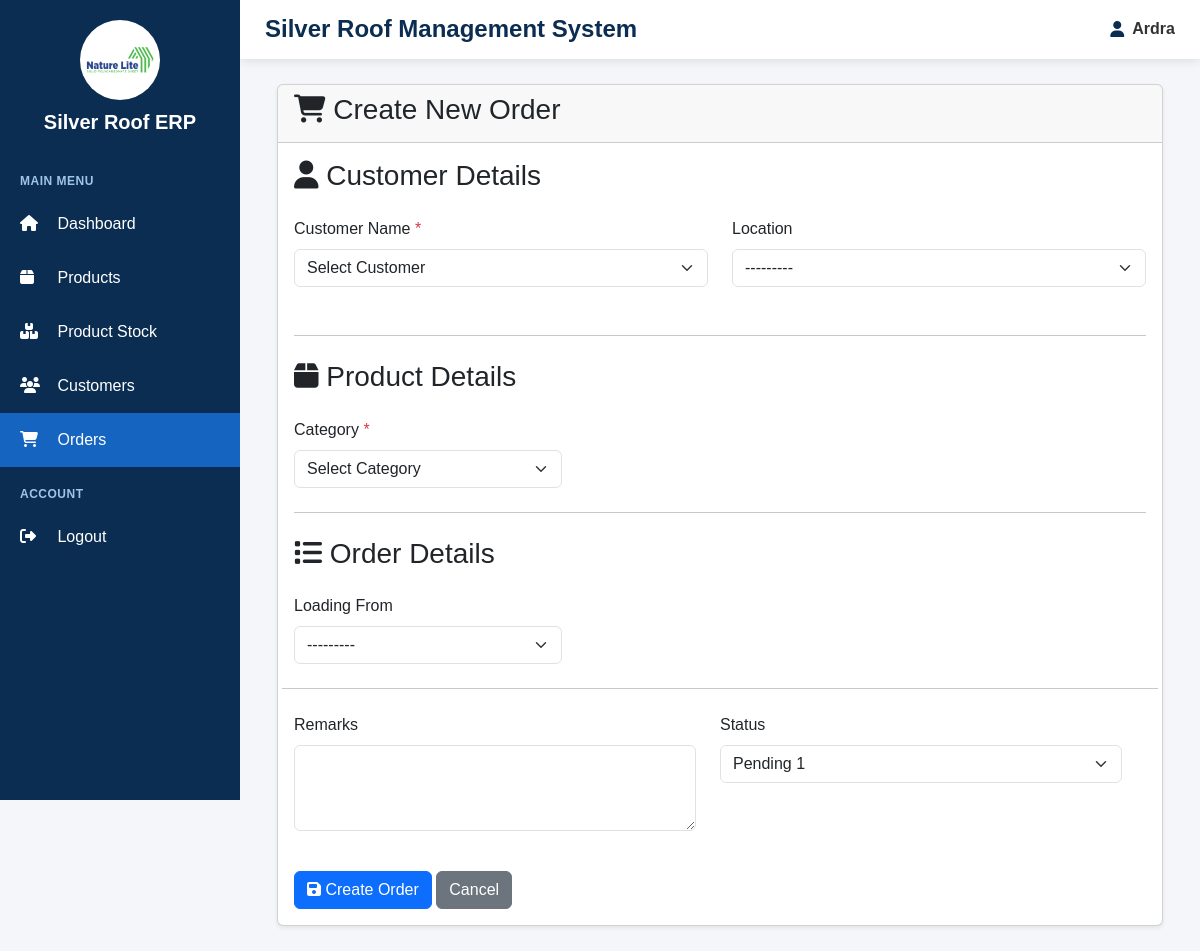
Page /orders/add/ (signed in) on the earlier database version.
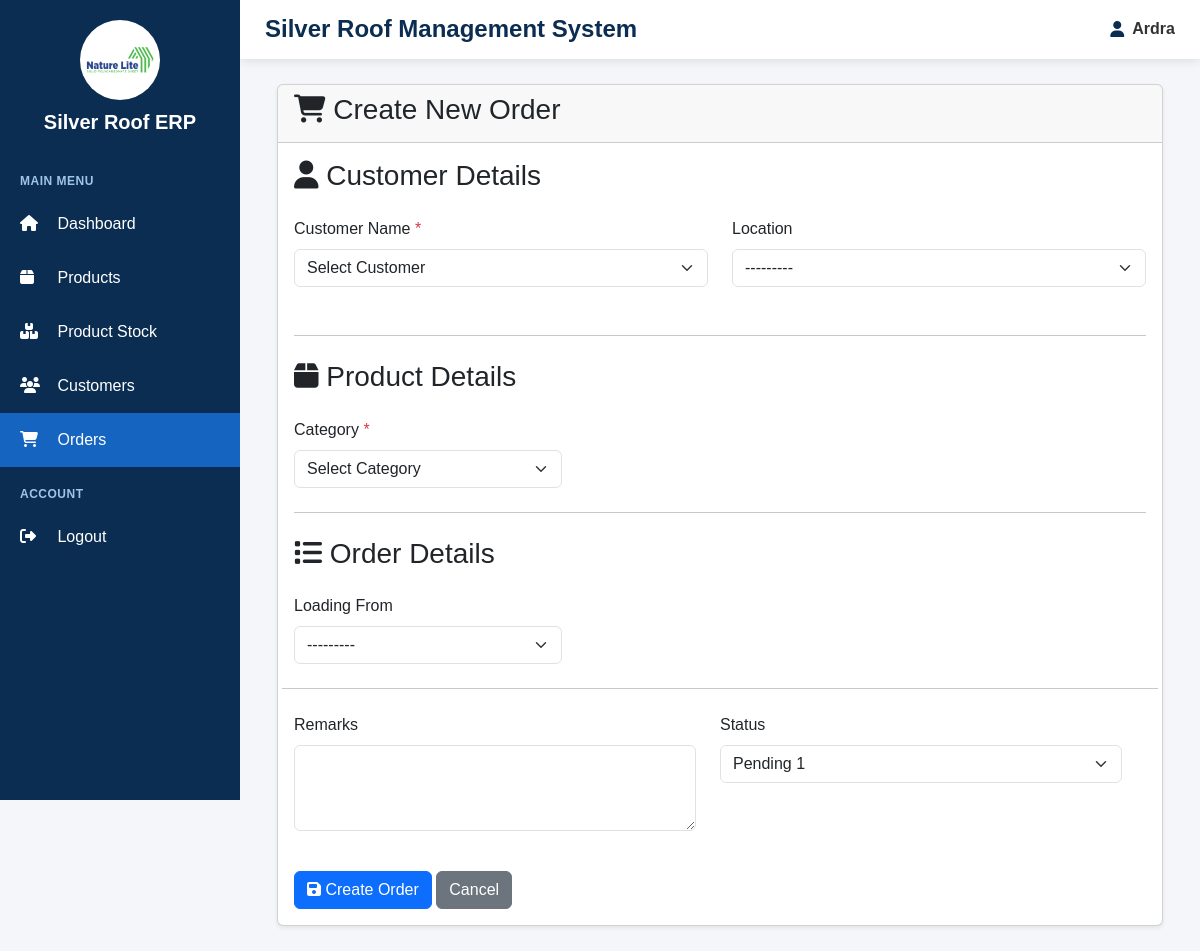
Same page on the later database version.
### customers/models.py (models this page shows)
class Customer(models.Model):
    customer_name = models.CharField(max_length=150)
    company_name = models.CharField(max_length=150, blank=True)
    phone = models.CharField(max_length=15)
    email = models.EmailField(blank=True)
    address = models.TextField()
    location = models.CharField(max_length=150)
    gst = models.CharField(max_length=30, blank=True)
    def __str__(self):
        return self.customer_name

### orders/views.py (the view)
@login_required
def add_order(request):
    categories = Category.objects.all().order_by("name")
    if request.method == "POST":
        form = OrderForm(
            request.POST,
            categories=categories
        )
        if form.is_valid():
            try:
                with transaction.atomic():
                    order = form.save(commit=False)
                    order.sales_member = request.user
                    order.order_taken_by = request.user
                    if (
                        not order.category
                        and order.subcategory
                        and order.subcategory.category
                    ):
                        order.category = order.subcategory.category
                    selected_product = order.product
                    if not selected_product:
                        product_filters = {}
                        if order.category:
                            product_filters["category"] = order.category
                        if order.subcategory:
                            product_filters["subcategory"] = order.subcategory
                        if order.thickness:
                            product_filters["thickness"] = order.thickness
                        if order.width_ft is not None:
                            product_filters["width_ft"] = order.width_ft
                        if order.design:
                            product_filters["design"] = order.design
                        if order.colour:
                            product_filters["colour"] = order.colour
                        if order.brand:
                            product_filters["brand"] = order.brand
                        selected_product = Product.objects.filter(
                            **product_filters
                        ).first()
                        if selected_product:
                            order.product = selected_product
                    if selected_product:
                        order.category = selected_product.category
                        order.subcategory = selected_product.subcategory
                        if selected_product.subcategory:
                            order.subcategory_text = (
                                selected_product.subcategory.name
                            )
                        order.thickness = selected_product.thickness
                        if selected_product.width_ft is not None:
                            order.width_ft = selected_product.width_ft
                        order.design = selected_product.design
                        order.colour = selected_product.colour
                        order.brand = selected_product.brand
                        if selected_product.colour:
                            order.colour_text = (
                                selected_product.colour.name
                            )
                        if selected_product.design:
                            order.design_text = (
                                selected_product.design.name
                            )
                        order.core_number = (
                            selected_product.core_number or ""
                        )
                        order.size_text = (
                            selected_product.size or ""
                        )
                        if (
                            selected_product.sqt_rate is not None
                            and not order.rate
                        ):
                            order.rate = Decimal(
                                str(selected_product.sqt_rate)
                            )
                    category_name = ""
                    if order.category:
                        category_name = (
                            order.category.name
                            .strip()
                            .lower()
                            .replace(" ", "")
                            .replace("-", "")
                            .replace("_", "")
                        )
                    if category_name in ["category1", "category2"]:
                        requested_length = Decimal(
                            str(order.length_ft or 0)
                        )
                        if requested_length <= 0:
                            form.add_error(
                                "length_ft",
                                "Please enter length greater than 0."
                            )
                            raise ValueError(
                                "Invalid length"
                            )
                        order.amount = (
                            requested_length
                            * Decimal(str(order.rate or 0))
                        ).quantize(
                            Decimal("0.01"),
                            rounding=ROUND_HALF_UP
                        )
                        order.sq_mtr = Decimal("0.00")
                        order.sqm_price = Decimal("0.00")
                    elif category_name == "category3":
                        requested_quantity = int(
                            order.sheets or 0
                        )
                        if requested_quantity <= 0:
                            form.add_error(
                                "sheets",
                                "Please enter quantity greater than 0."
                            )
                            raise ValueError(
                                "Invalid quantity"
                            )
                        order.amount = (
                            Decimal(str(requested_quantity))
                            * Decimal(str(order.rate or 0))
                        ).quantize(
                            Decimal("0.01"),
                            rounding=ROUND_HALF_UP
                        )
                        order.sq_mtr = Decimal("0.00")
                        order.sqm_price = Decimal("0.00")
                    elif category_name == "category4":
                        length_meter = Decimal(
                            str(order.length_ft or 0)
                        )
                        width_meter = Decimal(
                            str(order.width_meter or 0)
                        )
                        quantity = Decimal(
                            str(order.sheets or 1)
                        )
                        if length_meter <= 0:
                            form.add_error(
                                "length_ft",
                                "Please enter length in meters."
                            )
                            raise ValueError(
                                "Invalid length"
                            )
                        if width_meter <= 0:
                            form.add_error(
                                "width_meter",
                                "Please enter width in meters."
                            )
                            raise ValueError(
                                "Invalid width"
                            )
                        order.sq_mtr = (
                            length_meter
                            * width_meter
                            * quantity
                        ).quantize(
                            Decimal("0.01"),
                            rounding=ROUND_HALF_UP
                        )
                        order.sqm_price = (
                            order.sq_mtr
                            * Decimal(str(order.rate or 0))
                        ).quantize(
                            Decimal("0.01"),
                            rounding=ROUND_HALF_UP
                        )
                        order.amount = order.sqm_price
                    else:
                        if order.amount is None:
                            order.amount = Decimal("0.00")
                    order.status = form.cleaned_data["status"]
                    order.save()
                return redirect("order_list")
            except Exception as e:
                print("ORDER SAVE ERROR:", e)
                form.add_error(None, str(e))
        else:
            print("FORM ERRORS:")
            print(form.errors)
    else:
        form = OrderForm(
            categories=categories
        )
    return render(
        request,
        "orders/order_form.html",
        {
            "form": form,
            "categories": categories,
        }
    )

### orders/templates/orders/order_form.html (shortened to what this page needs)
{% extends "base.html" %}
{% block content %}
<div class="container-fluid">
    <div class="card shadow-sm">
        <div class="card-header">
            <h3>
                <i class="fa fa-shopping-cart"></i>
                {% if order %}
                    Edit Order
                {% else %}
                    Create New Order
                {% endif %}
            </h3>
        </div>
        <div class="card-body">
            <form method="POST">
<h3 class="mb-4">
    <i class="fa fa-user"></i>
    Customer Details
</h3>
<div class="row g-4 mb-5">
    <div class="col-md-6">
        <label class="form-label">
            Customer Name <span class="text-danger">*</span>
        </label>
        {{ form.customer_name }}
    </div>
    <div class="col-md-6">
        <label class="form-label">Location</label>
        {{ form.location }}
    </div>
</div>
<hr class="my-4">
<h3 class="mb-4">
    <i class="fa fa-box"></i>
    Product Details
</h3>
<div class="row g-4">
    <div class="col-md-4">
        <label class="form-label">
            Category <span class="text-danger">*</span>
        </label>
        <select
            name="category"
            id="category"
            class="form-select"
            required
        >
            <option value="">Select Category</option>
        </select>
    </div>
</div>
<hr class="my-4">
<h3 class="mb-4">
    <i class="fa fa-list"></i>
    Order Details
</h3>
<div class="row g-4">
    <div class="col-md-4">
        <label class="form-label">
            Loading From
        </label>
        {{ form.loading_from }}
    </div>
<hr class="my-4">
<div class="row">
    <div class="col-md-6 mb-3">
        <label class="form-label">
            Remarks
        </label>
        {{ form.remarks }}
    </div>
    <div class="col-md-6 mb-3">
        <label class="form-label">
            Status
        </label>
        {{ form.status }}
    </div>
</div>
                <div class="mt-4">
                    <button
                        type="submit"
                        class="btn btn-primary"
                    >
                        <i class="fa fa-save"></i>
                        {% if order %}
                            Update Order
                        {% else %}
                            Create Order
                        {% endif %}
                    </button>
                    <a
                        href="{% url 'order_list' %}"
                        class="btn btn-secondary"
                    >
                        Cancel
                    </a>
                </div>
            </form>
        </div>
    </div>
</div>
{% endblock %}

Differences in the rows shown:
added Customer: location "---------"
